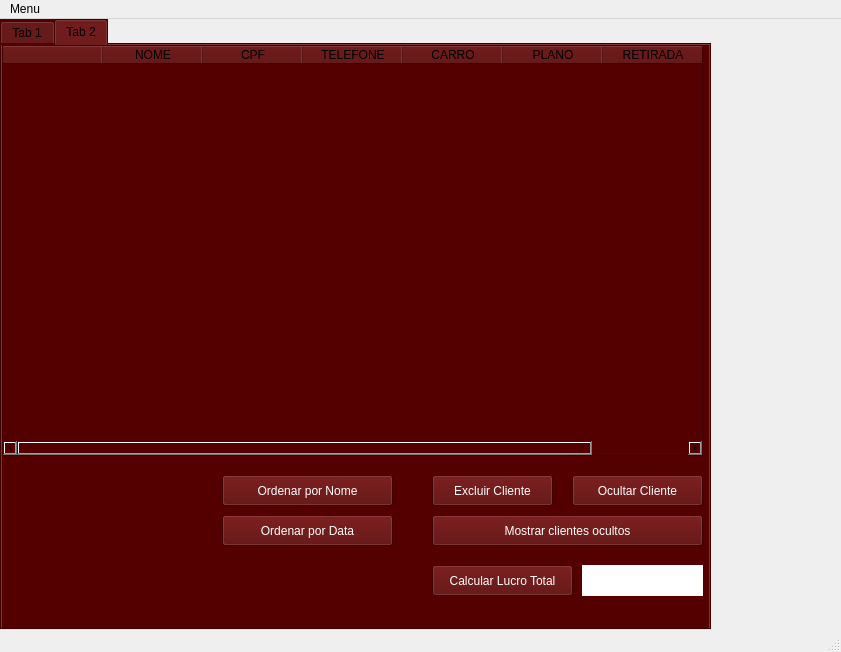
<?xml version="1.0" encoding="UTF-8"?>
<ui version="4.0">
 <class>MainWindow</class>
 <widget class="QMainWindow" name="MainWindow">
  <property name="geometry">
   <rect>
    <x>0</x>
    <y>0</y>
    <width>841</width>
    <height>652</height>
   </rect>
  </property>
  <property name="windowTitle">
   <string>MainWindow</string>
  </property>
  <widget class="QWidget" name="centralwidget">
   <widget class="QTabWidget" name="Informacoes">
    <property name="geometry">
     <rect>
      <x>0</x>
      <y>0</y>
      <width>711</width>
      <height>611</height>
     </rect>
    </property>
    <property name="styleSheet">
     <string notr="true">
background-color: rgb(85, 0, 0);</string>
    </property>
    <property name="currentIndex">
     <number>1</number>
    </property>
    <widget class="QWidget" name="tab">
     <attribute name="title">
      <string>Tab 1</string>
     </attribute>
     <widget class="QGroupBox" name="groupBox">
      <property name="geometry">
       <rect>
        <x>80</x>
        <y>180</y>
        <width>551</width>
        <height>411</height>
       </rect>
      </property>
      <property name="styleSheet">
       <string notr="true"/>
      </property>
      <property name="title">
       <string/>
      </property>
      <property name="flat">
       <bool>false</bool>
      </property>
      <property name="checkable">
       <bool>false</bool>
      </property>
      <widget class="QPushButton" name="btn_cadastrar">
       <property name="geometry">
        <rect>
         <x>230</x>
         <y>360</y>
         <width>75</width>
         <height>23</height>
        </rect>
       </property>
       <property name="styleSheet">
        <string notr="true">color: rgb(255, 255, 255);
background-color: rgb(85, 0, 0);
font: 12pt &quot;Cantarell&quot;;</string>
       </property>
       <property name="text">
        <string>Cadastrar</string>
       </property>
      </widget>
      <widget class="QWidget" name="layoutWidget">
       <property name="geometry">
        <rect>
         <x>10</x>
         <y>20</y>
         <width>541</width>
         <height>321</height>
        </rect>
       </property>
       <layout class="QVBoxLayout" name="verticalLayout_2">
        <item>
         <layout class="QVBoxLayout" name="verticalLayout">
          <item>
           <layout class="QHBoxLayout" name="horizontalLayout">
            <item>
             <widget class="QLabel" name="Nome">
              <property name="styleSheet">
               <string notr="true">font: 87 10pt &quot;Arial Black&quot;;
color:rgb(255, 255, 255)</string>
              </property>
              <property name="text">
               <string>NOME</string>
              </property>
             </widget>
            </item>
            <item>
             <widget class="QLineEdit" name="insert_nome">
              <property name="styleSheet">
               <string notr="true">background-color: rgb(255, 255, 255);</string>
              </property>
             </widget>
            </item>
           </layout>
          </item>
          <item>
           <layout class="QHBoxLayout" name="horizontalLayout_2">
            <item>
             <widget class="QLabel" name="Tel">
              <property name="styleSheet">
               <string notr="true">font: 87 10pt &quot;Arial Black&quot;;
color: rgb(255, 255, 255);</string>
              </property>
              <property name="text">
               <string>TELEFONE</string>
              </property>
             </widget>
            </item>
            <item>
             <widget class="QLineEdit" name="insert_tel">
              <property name="styleSheet">
               <string notr="true">background-color: rgb(255, 255, 255);</string>
              </property>
             </widget>
            </item>
           </layout>
          </item>
          <item>
           <layout class="QHBoxLayout" name="horizontalLayout_3">
            <item>
             <widget class="QLabel" name="Cpf">
              <property name="styleSheet">
               <string notr="true">font: 87 10pt &quot;Arial Black&quot;;
color: rgb(255, 255, 255);</string>
              </property>
              <property name="text">
               <string>CPF</string>
              </property>
             </widget>
            </item>
            <item>
             <widget class="QLineEdit" name="insert_cpf">
              <property name="styleSheet">
               <string notr="true">background-color: rgb(255, 255, 255);</string>
              </property>
             </widget>
            </item>
           </layout>
          </item>
         </layout>
        </item>
        <item>
         <widget class="QLabel" name="label">
          <property name="styleSheet">
           <string notr="true">font: 87 12pt &quot;Arial Black&quot;;
color: rgb(255, 255, 255);</string>
          </property>
          <property name="text">
           <string>SELECIONE O MODELO:</string>
          </property>
         </widget>
        </item>
        <item>
         <widget class="QComboBox" name="selCarro">
          <property name="contextMenuPolicy">
           <enum>Qt::NoContextMenu</enum>
          </property>
          <property name="styleSheet">
           <string notr="true">
color: rgb(255, 255, 255);</string>
          </property>
          <item>
           <property name="text">
            <string>Renault Kwid</string>
           </property>
          </item>
          <item>
           <property name="text">
            <string>Fiat Argo</string>
           </property>
          </item>
          <item>
           <property name="text">
            <string>Polo TSI</string>
           </property>
          </item>
         </widget>
        </item>
        <item>
         <widget class="QLabel" name="label_2">
          <property name="styleSheet">
           <string notr="true">font: 87 12pt &quot;Arial Black&quot;;
color: rgb(255, 255, 255);</string>
          </property>
          <property name="text">
           <string>SELECIONE O PLANO:</string>
          </property>
         </widget>
        </item>
        <item>
         <widget class="QComboBox" name="selplano">
          <property name="styleSheet">
           <string notr="true">color: rgb(255, 255, 255);</string>
          </property>
          <item>
           <property name="text">
            <string>Plano1</string>
           </property>
          </item>
          <item>
           <property name="text">
            <string>Plano2</string>
           </property>
          </item>
         </widget>
        </item>
        <item>
         <widget class="QLabel" name="label_3">
          <property name="styleSheet">
           <string notr="true">font: 87 12pt &quot;Arial Black&quot;;
color: rgb(255, 255, 255);</string>
          </property>
          <property name="text">
           <string>DATA DE RETIRADA:</string>
          </property>
         </widget>
        </item>
        <item>
         <widget class="QDateEdit" name="Data">
          <property name="styleSheet">
           <string notr="true">background-color: rgb(255, 255, 255);
font: 10pt &quot;MS Shell Dlg 2&quot;;
</string>
          </property>
         </widget>
        </item>
       </layout>
      </widget>
     </widget>
     <widget class="QLabel" name="label_4">
      <property name="geometry">
       <rect>
        <x>260</x>
        <y>0</y>
        <width>191</width>
        <height>171</height>
       </rect>
      </property>
      <property name="styleSheet">
       <string notr="true">background-image: url(:/Logo Locar.png);</string>
      </property>
      <property name="text">
       <string/>
      </property>
     </widget>
     <widget class="QLabel" name="label_5">
      <property name="geometry">
       <rect>
        <x>80</x>
        <y>160</y>
        <width>181</width>
        <height>20</height>
       </rect>
      </property>
      <property name="styleSheet">
       <string notr="true">font: 87 12pt &quot;Arial Black&quot;;
color: rgb(255, 255, 255);</string>
      </property>
      <property name="text">
       <string>DADOS CADASTRAIS</string>
      </property>
     </widget>
    </widget>
    <widget class="QWidget" name="tab_2">
     <attribute name="title">
      <string>Tab 2</string>
     </attribute>
     <widget class="QTableWidget" name="tabela">
      <property name="geometry">
       <rect>
        <x>0</x>
        <y>0</y>
        <width>701</width>
        <height>411</height>
       </rect>
      </property>
      <property name="styleSheet">
       <string notr="true">color: rgb(0, 0, 0);
background-color: rgb(85, 0, 0);</string>
      </property>
      <property name="verticalScrollBarPolicy">
       <enum>Qt::ScrollBarAsNeeded</enum>
      </property>
      <property name="horizontalScrollBarPolicy">
       <enum>Qt::ScrollBarAsNeeded</enum>
      </property>
      <property name="textElideMode">
       <enum>Qt::ElideMiddle</enum>
      </property>
      <column>
       <property name="text">
        <string/>
       </property>
      </column>
      <column>
       <property name="text">
        <string>NOME</string>
       </property>
      </column>
      <column>
       <property name="text">
        <string>CPF</string>
       </property>
      </column>
      <column>
       <property name="text">
        <string>TELEFONE</string>
       </property>
      </column>
      <column>
       <property name="text">
        <string>CARRO</string>
       </property>
      </column>
      <column>
       <property name="text">
        <string>PLANO</string>
       </property>
      </column>
      <column>
       <property name="text">
        <string>RETIRADA</string>
       </property>
      </column>
     </widget>
     <widget class="QPushButton" name="btn_ordenanome">
      <property name="geometry">
       <rect>
        <x>220</x>
        <y>430</y>
        <width>171</width>
        <height>31</height>
       </rect>
      </property>
      <property name="styleSheet">
       <string notr="true">color: rgb(255, 255, 255);
</string>
      </property>
      <property name="text">
       <string>Ordenar por Nome</string>
      </property>
     </widget>
     <widget class="QPushButton" name="excluirCliente">
      <property name="geometry">
       <rect>
        <x>430</x>
        <y>430</y>
        <width>121</width>
        <height>31</height>
       </rect>
      </property>
      <property name="styleSheet">
       <string notr="true">color: rgb(255, 255, 255);
</string>
      </property>
      <property name="text">
       <string>Excluir Cliente</string>
      </property>
     </widget>
     <widget class="QPushButton" name="ocultarCliente">
      <property name="geometry">
       <rect>
        <x>570</x>
        <y>430</y>
        <width>131</width>
        <height>31</height>
       </rect>
      </property>
      <property name="styleSheet">
       <string notr="true">color: rgb(255, 255, 255);</string>
      </property>
      <property name="text">
       <string>Ocultar Cliente</string>
      </property>
     </widget>
     <widget class="QPushButton" name="mostrarOcultos">
      <property name="geometry">
       <rect>
        <x>430</x>
        <y>470</y>
        <width>271</width>
        <height>31</height>
       </rect>
      </property>
      <property name="styleSheet">
       <string notr="true">color: rgb(255, 255, 255);</string>
      </property>
      <property name="text">
       <string>Mostrar clientes ocultos</string>
      </property>
     </widget>
     <widget class="QPushButton" name="ordenar_data">
      <property name="geometry">
       <rect>
        <x>220</x>
        <y>470</y>
        <width>171</width>
        <height>31</height>
       </rect>
      </property>
      <property name="styleSheet">
       <string notr="true">color: rgb(255, 255, 255);
</string>
      </property>
      <property name="text">
       <string>Ordenar por Data</string>
      </property>
     </widget>
     <widget class="QLabel" name="label_lucro">
      <property name="geometry">
       <rect>
        <x>580</x>
        <y>520</y>
        <width>121</width>
        <height>31</height>
       </rect>
      </property>
      <property name="styleSheet">
       <string notr="true">background-color: rgb(255, 255, 255);</string>
      </property>
      <property name="text">
       <string/>
      </property>
     </widget>
     <widget class="QPushButton" name="pushButton">
      <property name="geometry">
       <rect>
        <x>430</x>
        <y>520</y>
        <width>141</width>
        <height>31</height>
       </rect>
      </property>
      <property name="styleSheet">
       <string notr="true">color: rgb(255, 255, 255);</string>
      </property>
      <property name="text">
       <string>Calcular Lucro Total</string>
      </property>
     </widget>
    </widget>
   </widget>
  </widget>
  <widget class="QStatusBar" name="statusbar"/>
  <widget class="QMenuBar" name="menubar">
   <property name="geometry">
    <rect>
     <x>0</x>
     <y>0</y>
     <width>841</width>
     <height>21</height>
    </rect>
   </property>
   <widget class="QMenu" name="menuDados_Cadastrais">
    <property name="title">
     <string>Menu</string>
    </property>
    <addaction name="actionSalvar"/>
    <addaction name="actionCarregar"/>
   </widget>
   <addaction name="menuDados_Cadastrais"/>
  </widget>
  <action name="actionSalvar">
   <property name="text">
    <string>Salvar</string>
   </property>
  </action>
  <action name="actionCarregar">
   <property name="text">
    <string>Carregar</string>
   </property>
  </action>
 </widget>
 <resources/>
 <connections/>
</ui>
